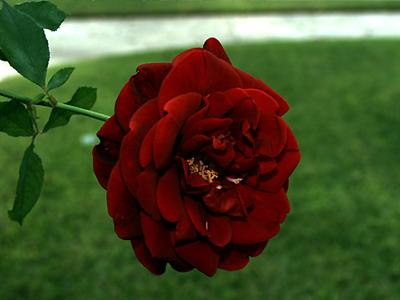
%> input picture img/0_0_280.jpg, 400 x 300 px; its folder holds only this picture in this run
$ octave demo.m   (GNU Octave 9; MATLAB toolbox functions it lacks are replaced by stand-ins)
%> lines starting %> are read from the running program, lines starting %| are printed output that depends on the picture
%> further down, srcImg is the input picture: size 300x400x3 uint8; mean R, G, B 72.4, 78.6, 41.2
### Funcs/removeframe.m
function [noFrameImg, frameRecord] = removeframe(input_im, edgeMethod)
%> called with edgeMethod = 'sobel'
% Remove image frames

if size(input_im, 3) == 3
    grayImg=rgb2gray(input_im);
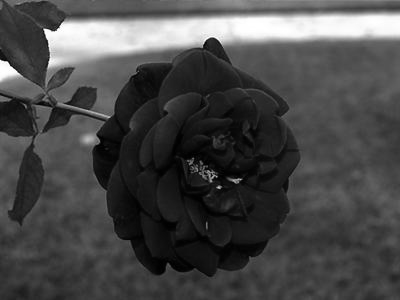
%> grayImg: size 300x400 uint8; min 0, max 255, mean 72.5
else
    grayImg = input_im;
end
[height, width] = size(grayImg);
%> height = 300; width = 400

threshold=0.6;
MAXWIDTH = 30;  % we assume that the frame is not wider than 30 pixels
edgemap = edge(grayImg, edgeMethod);
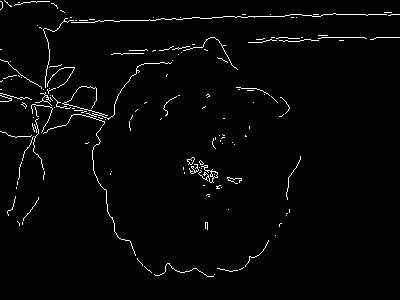
%> edgemap: size 300x400 logical; 2.2% white in thin lines or dots
haveFrame = false;
frameWidth = zeros(4, 1);

% TOP
edgeDensity = mean( edgemap(1:MAXWIDTH, :), 2); % average density per row
%> edgeDensity = 30 values, max 0.228 at index 15, min 0.0025 at index 1, mean 0.0401
% find the largest row index with large enough edge density
top_row_idx = find(edgeDensity > threshold, 1, 'last');
%> top_row_idx = []
if ~isempty(top_row_idx)
    frameWidth(1) = top_row_idx;
    haveFrame = true;
end

% BOTTOM
edgeDensity = mean( edgemap(end - MAXWIDTH + 1:end, :), 2);
%> edgeDensity = 30 values, max 0.0425 at index 1, min 0 at index 8, mean 0.00533
bottom_row_idx = find(edgeDensity > threshold, 1, 'first');
%> bottom_row_idx = []
if ~isempty(bottom_row_idx)
    frameWidth(2) = MAXWIDTH - bottom_row_idx + 1;
    haveFrame = true;
end

%LEFT
edgeDensity = mean( edgemap(:, 1:MAXWIDTH, :), 1);
%> edgeDensity = 30 values, max 0.0667 at index 20, min 0.02 at index 4, mean 0.0307
left_col_idx = find(edgeDensity > threshold, 1, 'last');
%> left_col_idx = []
if ~isempty(left_col_idx)
    frameWidth(3) = left_col_idx;
    haveFrame = true;
end

% RIGHT
edgeDensity = mean( edgemap(:, end - MAXWIDTH + 1:end), 1);
%> edgeDensity = 30 values, max 0.01 at index 15, min 0.00667 at index 1, mean 0.00744
right_col_idx = find(edgeDensity > threshold, 1, 'first');
%> right_col_idx = []
if ~isempty(right_col_idx)
    frameWidth(4) = MAXWIDTH - right_col_idx + 1;
    haveFrame = true;
end

frameRecord = [height,width,1,height,1,width];
%> frameRecord = [300 400 1 300 1 400]
if haveFrame
    frameWidth(frameWidth == 0) = max(frameWidth);

    frameRecord(3) = frameWidth(1) + 1;
    frameRecord(4) = height - frameWidth(2);
    frameRecord(5) = frameWidth(3) + 1;
    frameRecord(6) = width - frameWidth(4);
end

noFrameImg = input_im(frameRecord(3):frameRecord(4), frameRecord(5):frameRecord(6), :);

### Funcs/SLIC_Split.m
function [idxImg, adjcMatrix, pixelList] = SLIC_Split(noFrameImg, spnumber_input)
% Segment rgb image into super-pixels using SLIC algorithm:

% R.Achanta, A.Shaji, K.Smith, A.Lucchi, P.Fua, and S.Susstrunk. Slic
% superpixels compared to state-of-the-art superpixel methods. IEEE
% Transactions on Pattern Analysis and Machine Intelligence, 2012.

%% Segment using SLIC:
compactness = 20; %the larger, the more regular patches will get
[idxImg, spNum] = SLIC_mex(noFrameImg, spnumber_input, compactness);

%%
adjcMatrix = GetAdjMatrix(idxImg, spNum);

%%
pixelList = cell(spNum, 1);
for n = 1:spNum
    pixelList{n} = find(idxImg == n);
end

### demo.m
%%%%%%%%%%%%%%%%%%%%%%%%%%%%%%%%%%%%%%%%%%%%%%%%%%%%%%%%%%%%%%%%%%%%%%%%%%
% This code is for [1], and can only be used for non-comercial purpose. If
% you use our code, please cite [1].
%
% Code Author: Xiyin Wu
% Email: xiyinwu1990@gmail.com
% Date: 21/01/2019
%%%%%%%%%%%%%%%%%%%%%%%%%%%%%%%%%%%%%%%%%%%%%%%%%%%%%%%%%%%%%%%%%%%%%%%%%%

% demo.m shows how to use [1].

% [1] Xiyin Wu, Xiaodi Ma, Jinxia Zhang, Andong Wang, Zhong Jin.
% Salient Object Detection Via Deformed Smoothness Constraint.
% 25th IEEE International Conference on Image Processing (ICIP).
% 2018: 2815-2819.

%% start
clear; clc;
addpath(genpath('Funcs'));
addpath(genpath('Feat'));

%% 1. Parameter Settings
doFrameRemoving = true;
useSP = true;           %You can set useSP = false to use regular grid for speed consideration

SRC = '.\img';     %Path of input images
RES = '.\result';     %Path for saving saliency maps
srcSuffix = '.jpg';     %suffix of input image

if ~exist(RES, 'dir')
    mkdir(RES);
end

%% 2. Saliency Map Calculation
files = dir(fullfile(SRC, strcat('*', srcSuffix)));
for k=1:length(files)
    disp(k);
    srcName = files(k).name;
    noSuffixName = srcName(1:end-length(srcSuffix));
    %% Pre-Processing: Remove Image Frames
    srcImg = imread(fullfile(SRC, srcName));
    if doFrameRemoving
        [noFrameImg, frameRecord] = removeframe(srcImg, 'sobel');
%> frameRecord = [300 400 1 300 1 400]
        [h, w, chn] = size(noFrameImg);
%> h = 300; w = 400; chn = 3
    else
        noFrameImg = srcImg;
        [h, w, chn] = size(noFrameImg);
        frameRecord = [h, w, 1, h, 1, w];
    end
    if chn==1
        img = zeros(h,w,3);
        for i=1:3
            img(:,:,i) = noFrameImg;
        end
        noFrameImg = uint8(img);
        [rows, cols, chn] = size(noFrameImg);
    end
    %% Segment input rgb image into patches (SP/Grid)
    pixNumInSP = 600;                           % pixels in each superpixel
    spnumber = round( h * w / pixNumInSP );     % super-pixel number for current image
%> spnumber = 200

    if useSP
        [idxImg, adjcMatrix, pixelList] = SLIC_Split(noFrameImg, spnumber);
%> the run ends on the next line
